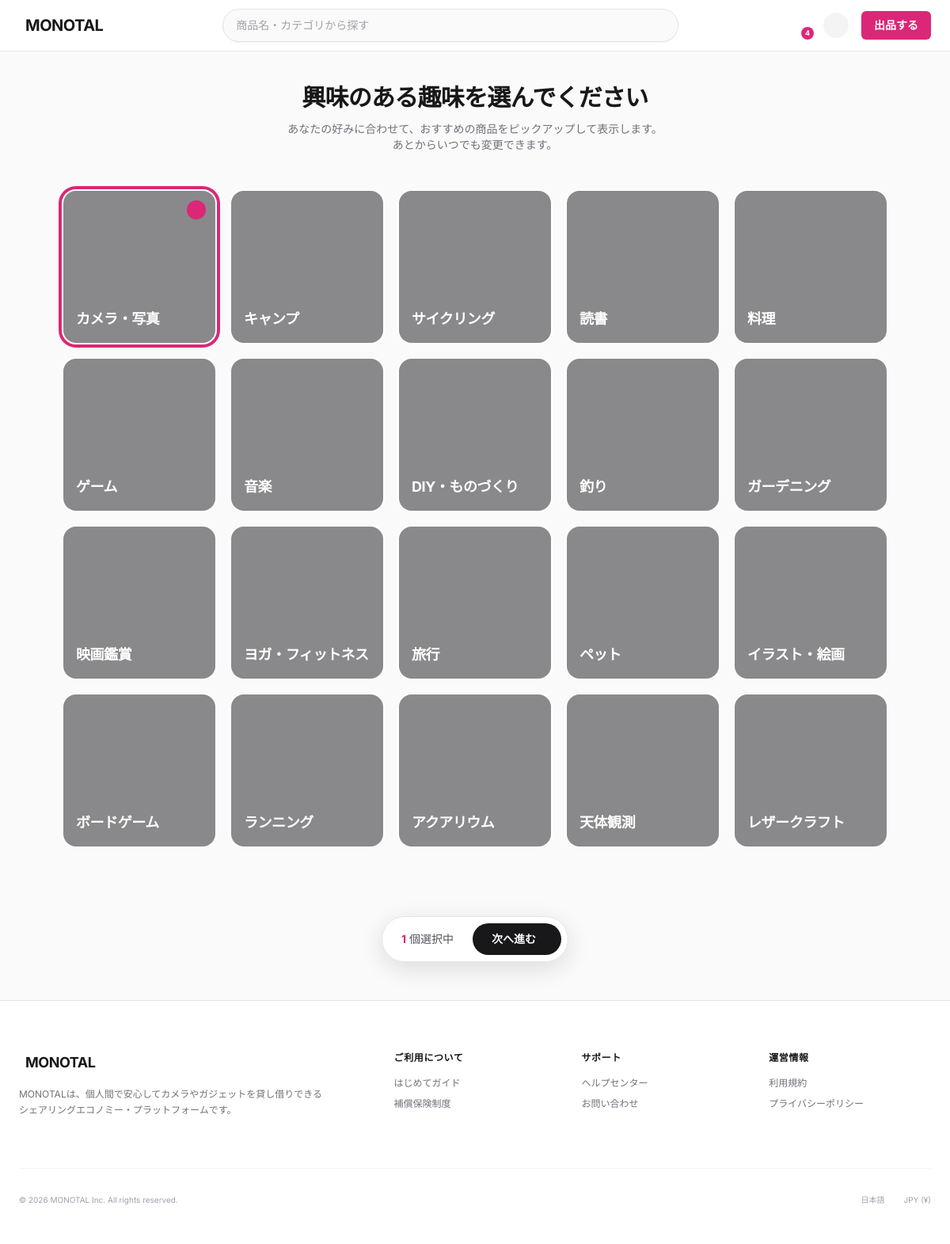
Page /monotal/interest/ (signed in) on the committed database.
### monotal/models.py (models this page shows, shortened)
class ProductCategory(models.Model):
    product_category_id = models.AutoField(primary_key=True)
    parent_product_category = models.ForeignKey(
        'self',
        on_delete=models.CASCADE,
        null=True,
        blank=True,
        related_name='subcategories',
        db_column='parent_product_category_id'
    )
    category_name = models.CharField(max_length=100)
    class Meta:
        db_table = 'M_ProductCategory'
        verbose_name = '商品カテゴリ'
        verbose_name_plural = '商品カテゴリ'

### monotal/views.py (the view, shortened to what this page needs)
class InterestSelectionView(LoginRequiredMixin, View):
    login_url = '/monotal/login/'
    def get(self, request, *args, **kwargs):
        categories = ProductCategory.objects.filter(
            parent_product_category__isnull=True
        ).order_by('product_category_id')
        selected_ids = list(
            UserHobby.objects.filter(user=request.user)
            .values_list('product_category_id', flat=True)
        )
        return render(request, 'interest_selection.html', {
            'categories': categories,
            'selected_ids': selected_ids,
        })

### monotal/context_processors.py (called while the page is built)
def rental_context(request):
    context = {
        'pending_rental_count': 0,
    }
    if request.user.is_authenticated:
        context['pending_rental_count'] = RentalRequest.objects.filter(
            requested_user=request.user,
            rental_request_status_id=1  # 申請中
        ).count()
    return context

def notification_context(request):
    context = {
        'unread_notification_count': 0,
    }
    if request.user.is_authenticated:
        target_notification_ids = NotificationTargetUser.objects.filter(
            user=request.user
        ).values_list('notification_id', flat=True)
        read_notification_ids = NotificationRead.objects.filter(
            user=request.user,
            notification_read_status_id=2  # 既読
        ).values_list('notification_id', flat=True)
        context['unread_notification_count'] = target_notification_ids.exclude(
            notification_id__in=read_notification_ids
        ).count()
    return context

### templates/interest_selection.html (shortened to what this page needs)
{% extends 'base.html' %}
{% load static %}
{% block extra_css %}
<link rel="stylesheet" type="text/css" href="{% static 'css/interest_selection.css' %}">
{% endblock %}
{% block content %}
<main class="flex-1 w-full mx-auto max-w-[1400px] px-4 lg:px-6 py-10 pb-10 flex flex-col relative">
    <div class="text-center max-w-2xl mx-auto mb-12">
        <h1 class="text-2xl md:text-3xl font-bold tracking-tight text-zinc-900 mb-3">
            興味のある趣味を選んでください
        </h1>
        <p class="text-sm text-zinc-500">
            あなたの好みに合わせて、おすすめの商品をピックアップして表示します。<br class="hidden md:inline">
            あとからいつでも変更できます。
        </p>
    </div>
    <form id="interestForm" method="post" action="">
        <div class="grid grid-cols-3 md:grid-cols-5 gap-4 md:gap-5 mb-12 max-w-[1040px] mx-auto" id="interestGrid">
            {% for category in categories %}
            <div class="relative aspect-square group cursor-pointer"
                 data-category-id="{{ category.product_category_id }}"
                 onclick="toggleSelection(this)">
                <div class="w-full h-full rounded-2xl overflow-hidden relative {% if category.product_category_id in selected_ids %}ring-4 ring-pink-600 ring-offset-2 shadow-sm{% else %}ring-0 ring-transparent ring-offset-2 hover:ring-2 hover:ring-zinc-200{% endif %} transition-all duration-200 bg-zinc-100">
                    {% if category.image and category.image.image %}
                    <img src="{{ category.image.image.url }}" class="w-full h-full object-cover {% if category.product_category_id in selected_ids %}opacity-90{% endif %} transition-transform duration-700 group-hover:scale-110">
                    {% else %}
                    <div class="w-full h-full flex items-center justify-center bg-zinc-200">
                    </div>
                    {% endif %}
                    <div class="absolute inset-0 bg-black/40 group-hover:bg-black/50 transition-colors"></div>
                    <div class="absolute bottom-4 left-4 right-4">
                        <span class="block text-white font-bold text-base md:text-lg tracking-tight leading-tight">{{ category.category_name }}</span>
                    </div>
                    <div class="absolute top-3 right-3 h-6 w-6 rounded-full bg-pink-600 flex items-center justify-center text-white shadow-sm transition-transform duration-200 {% if category.product_category_id in selected_ids %}scale-100{% else %}scale-0{% endif %}">
                    </div>
                </div>
            </div>
            {% endfor %}
        </div>
    </form>
</main>
<div class="sticky bottom-6 left-0 right-0 z-40 flex justify-center px-4 pointer-events-none mb-12">
    <div class="bg-white/90 backdrop-blur-md border border-zinc-200 p-2 pl-6 pr-2 rounded-full shadow-[0_8px_30px_rgb(0,0,0,0.12)] flex items-center gap-6 pointer-events-auto transform transition-all duration-300 hover:scale-[1.02]">
        <div class="text-sm font-medium text-zinc-600">
            <span id="selected-count" class="font-bold text-pink-600">0</span> 個選択中
        </div>
        <button type="button" id="submitBtn" class="bg-zinc-900 text-white hover:bg-zinc-800 px-6 py-2.5 rounded-full font-bold text-sm transition-colors flex items-center gap-2">
            次へ進む
        </button>
    </div>
</div>
{% endblock %}

### templates/base.html (style rules this page uses)
body { font-family: 'Inter', sans-serif; }

### rows in the picture
ProductCategory: category_name "カメラ・写真"
ProductCategory: category_name "キャンプ"
ProductCategory: category_name "サイクリング"
ProductCategory: category_name "読書"
ProductCategory: category_name "料理"
ProductCategory: category_name "ゲーム"
ProductCategory: category_name "音楽"
ProductCategory: category_name "DIY・ものづくり"
ProductCategory: category_name "釣り"
ProductCategory: category_name "ガーデニング"
ProductCategory: category_name "映画鑑賞"
ProductCategory: category_name "ヨガ・フィットネス"
ProductCategory: category_name "旅行"
ProductCategory: category_name "ペット"
ProductCategory: category_name "イラスト・絵画"
ProductCategory: category_name "ボードゲーム"
ProductCategory: category_name "ランニング"
ProductCategory: category_name "アクアリウム"
ProductCategory: category_name "天体観測"
ProductCategory: category_name "レザークラフト"

### other values in the picture
{{ unread_notification_count }} "4"
